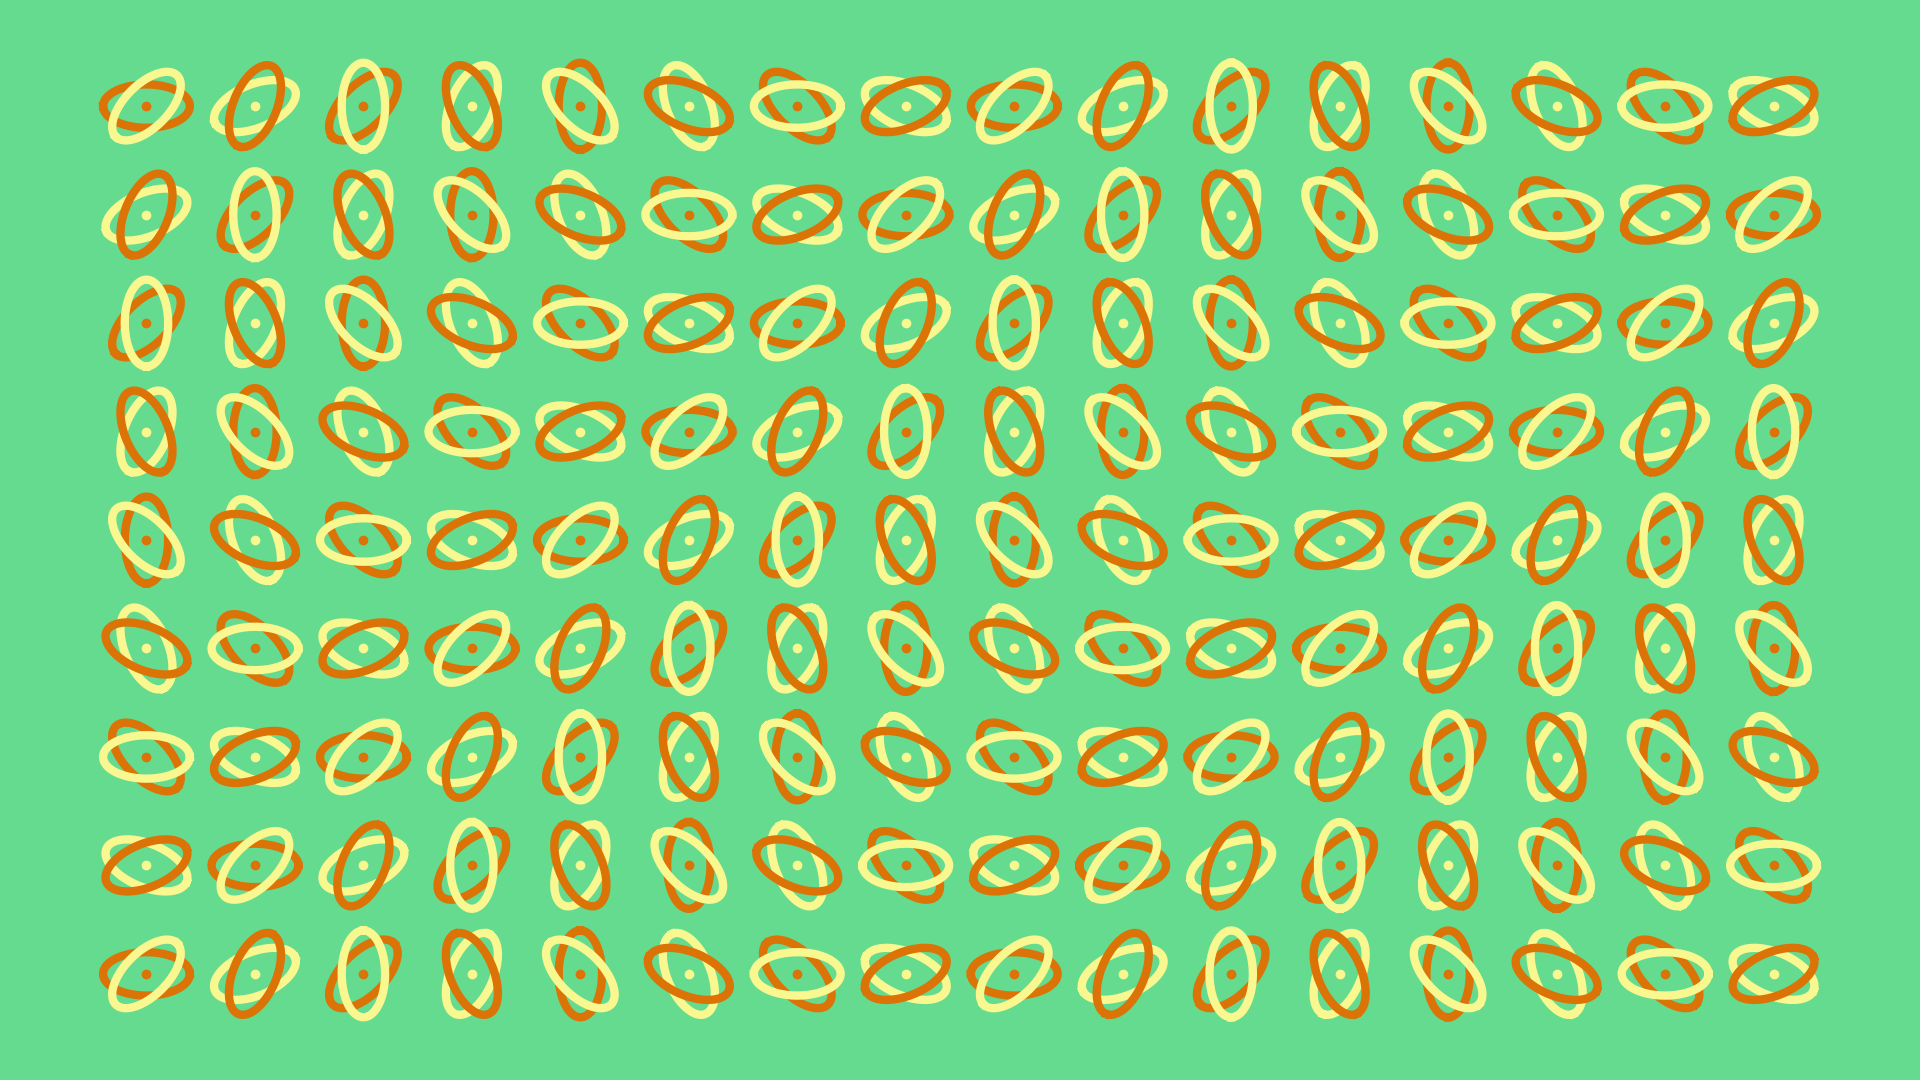

Write Python code to recreate this figure.
from pathlib import Path

import matplotlib.pyplot as plt
import numpy as np


def main() -> None:
    # config
    fp: Path = Path(__file__).resolve().with_suffix(".png")
    plt.rcParams["figure.dpi"] = 100
    plt.rcParams["figure.figsize"] = [19.2, 10.8]
    # 配色バリエーション BOOK 2
    colors: list[str] = [
        "#DB7307",
        "#F9F790",
        "#64DB8F",
    ]
    # generate figure
    fig: plt.Figure
    ax: plt.Axes
    fig, ax = plt.subplots()
    # plot
    t: np.ndarray = np.linspace(0, 2*np.pi, 2001, endpoint=True)
    c: np.ndarray = np.cos(t)
    s: np.ndarray = np.sin(t)
    for i in range(16):
        for j in range(9):
            for k in range(2):
                th: float = np.pi * 0.125 * (i-j) + np.pi * 0.25 * k
                cos: float = np.cos(th)
                sin: float = np.sin(th)
                m: np.ndarray = np.array([[cos, -sin], [sin, cos]])
                r: float = 0.4
                x: np.ndarray = r * c
                y: np.ndarray = 0.5 * r * s
                x, y = m @ np.array([x, y])
                ax.plot(x+i, y+j, color=colors[(i+j+k)%2], linewidth=6)
            ax.plot([i], [j], color=colors[(i+j)%2], linestyle="", marker="o")
    # arrange
    #ax.set_xlim(-np.pi, np.pi)
    #ax.set_ylim(-1, 1)
    ax.axis("off")
    ax.set_aspect("equal")
    ax.set_facecolor(colors[-1])
    fig.set_facecolor(colors[-1])
    fig.tight_layout()
    # output
    fig.savefig(fp)
    plt.cla()
    plt.clf()
    plt.close(fig)
    return None


if __name__ == "__main__":
    main()
